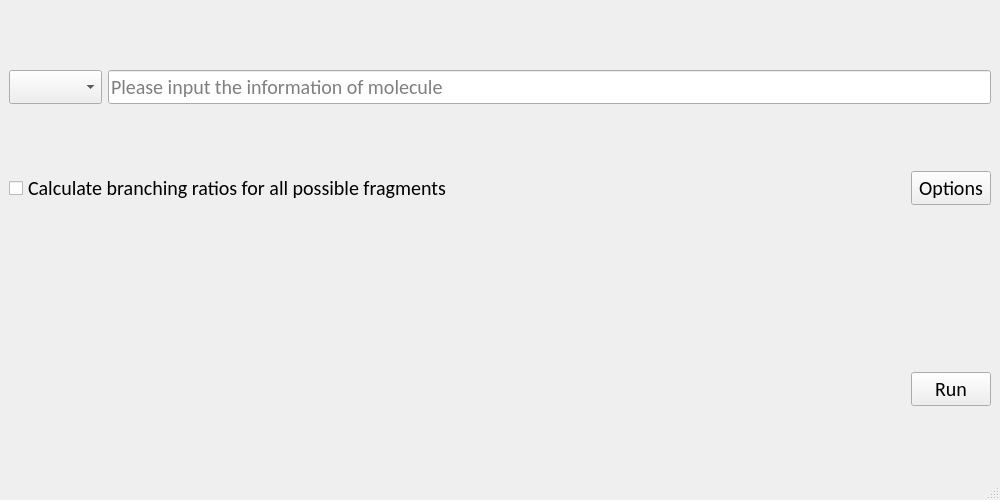
<?xml version="1.0" encoding="UTF-8"?>
<ui version="4.0">
 <class>BranchingRatios</class>
 <widget class="QMainWindow" name="BranchingRatios">
  <property name="geometry">
   <rect>
    <x>0</x>
    <y>0</y>
    <width>1000</width>
    <height>500</height>
   </rect>
  </property>
  <property name="minimumSize">
   <size>
    <width>1000</width>
    <height>500</height>
   </size>
  </property>
  <property name="windowTitle">
   <string>Branching Ratios</string>
  </property>
  <widget class="QWidget" name="centralwidget">
   <layout class="QVBoxLayout" name="verticalLayout">
    <item>
     <layout class="QHBoxLayout" name="horizontalLayout">
      <item>
       <widget class="QComboBox" name="comboBox">
        <property name="font">
         <font>
          <family>Calibri</family>
          <pointsize>15</pointsize>
         </font>
        </property>
        <property name="editable">
         <bool>false</bool>
        </property>
        <property name="currentText">
         <string/>
        </property>
        <property name="maxVisibleItems">
         <number>10</number>
        </property>
        <property name="maxCount">
         <number>2147483645</number>
        </property>
        <property name="placeholderText">
         <string/>
        </property>
       </widget>
      </item>
      <item>
       <widget class="QLineEdit" name="MoleculeEdit">
        <property name="minimumSize">
         <size>
          <width>0</width>
          <height>0</height>
         </size>
        </property>
        <property name="font">
         <font>
          <family>Calibri</family>
          <pointsize>15</pointsize>
         </font>
        </property>
        <property name="placeholderText">
         <string>Please input the information of molecule</string>
        </property>
       </widget>
      </item>
     </layout>
    </item>
    <item>
     <layout class="QHBoxLayout" name="CheckBoxLayout">
      <item>
       <widget class="QCheckBox" name="ComputeRatios">
        <property name="font">
         <font>
          <family>Calibri</family>
          <pointsize>15</pointsize>
         </font>
        </property>
        <property name="text">
         <string>Calculate branching ratios for all possible fragments</string>
        </property>
       </widget>
      </item>
      <item>
       <spacer name="horizontalSpacer">
        <property name="orientation">
         <enum>Qt::Horizontal</enum>
        </property>
        <property name="sizeHint" stdset="0">
         <size>
          <width>40</width>
          <height>20</height>
         </size>
        </property>
       </spacer>
      </item>
      <item>
       <widget class="QPushButton" name="OptionButton">
        <property name="sizePolicy">
         <sizepolicy hsizetype="Minimum" vsizetype="Fixed">
          <horstretch>0</horstretch>
          <verstretch>0</verstretch>
         </sizepolicy>
        </property>
        <property name="font">
         <font>
          <family>Calibri</family>
          <pointsize>15</pointsize>
         </font>
        </property>
        <property name="text">
         <string>Options</string>
        </property>
       </widget>
      </item>
     </layout>
    </item>
    <item>
     <layout class="QHBoxLayout" name="RunButtonLayout">
      <property name="leftMargin">
       <number>0</number>
      </property>
      <property name="topMargin">
       <number>100</number>
      </property>
      <item>
       <spacer name="horizontalSpacer_2">
        <property name="orientation">
         <enum>Qt::Horizontal</enum>
        </property>
        <property name="sizeHint" stdset="0">
         <size>
          <width>40</width>
          <height>20</height>
         </size>
        </property>
       </spacer>
      </item>
      <item>
       <widget class="QPushButton" name="RunButton">
        <property name="sizePolicy">
         <sizepolicy hsizetype="Maximum" vsizetype="Fixed">
          <horstretch>0</horstretch>
          <verstretch>0</verstretch>
         </sizepolicy>
        </property>
        <property name="font">
         <font>
          <family>Calibri</family>
          <pointsize>15</pointsize>
         </font>
        </property>
        <property name="text">
         <string>Run</string>
        </property>
       </widget>
      </item>
     </layout>
    </item>
   </layout>
  </widget>
  <widget class="QMenuBar" name="menubar">
   <property name="geometry">
    <rect>
     <x>0</x>
     <y>0</y>
     <width>1000</width>
     <height>22</height>
    </rect>
   </property>
  </widget>
  <widget class="QStatusBar" name="statusbar"/>
 </widget>
 <resources/>
 <connections/>
</ui>
